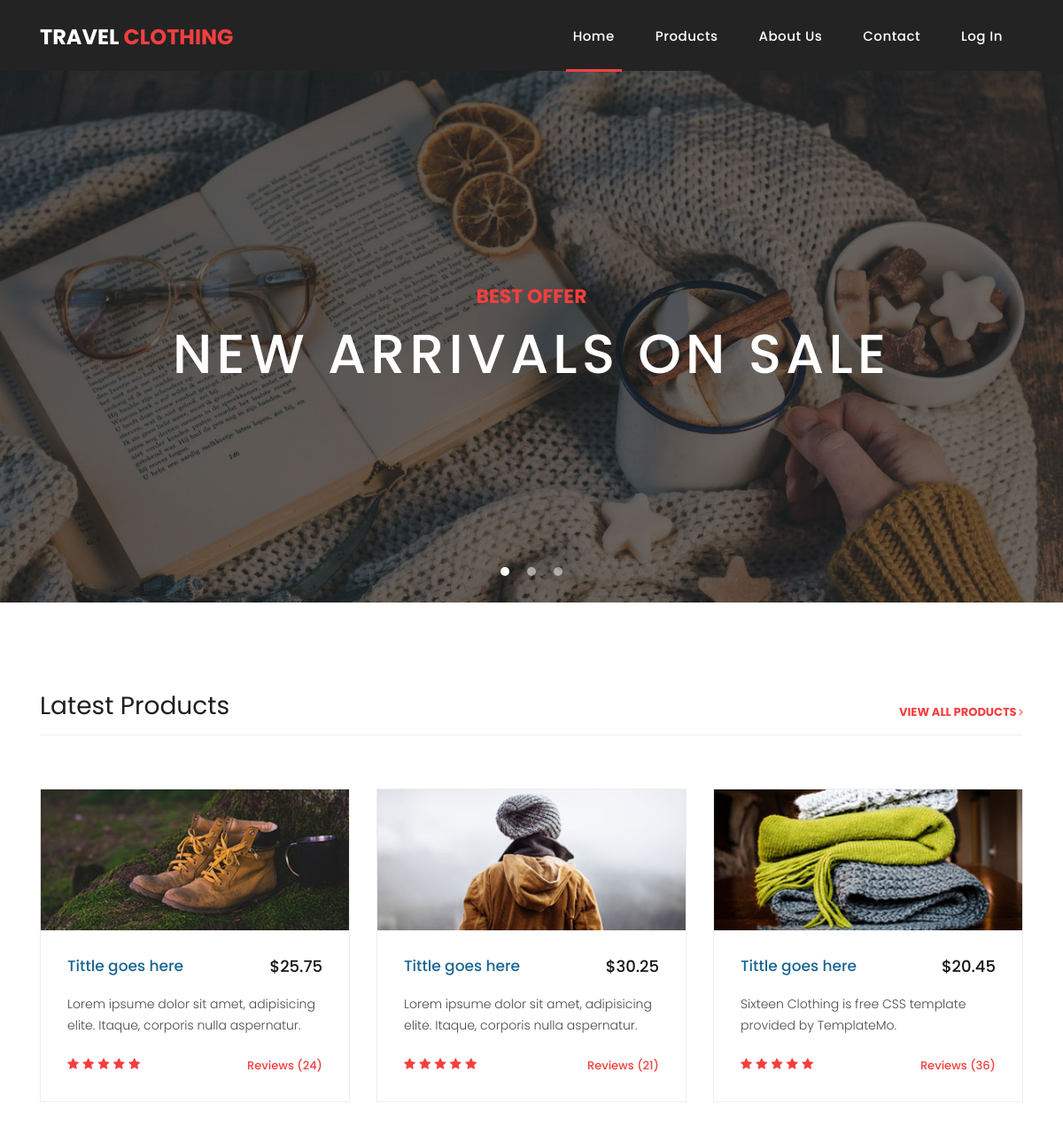
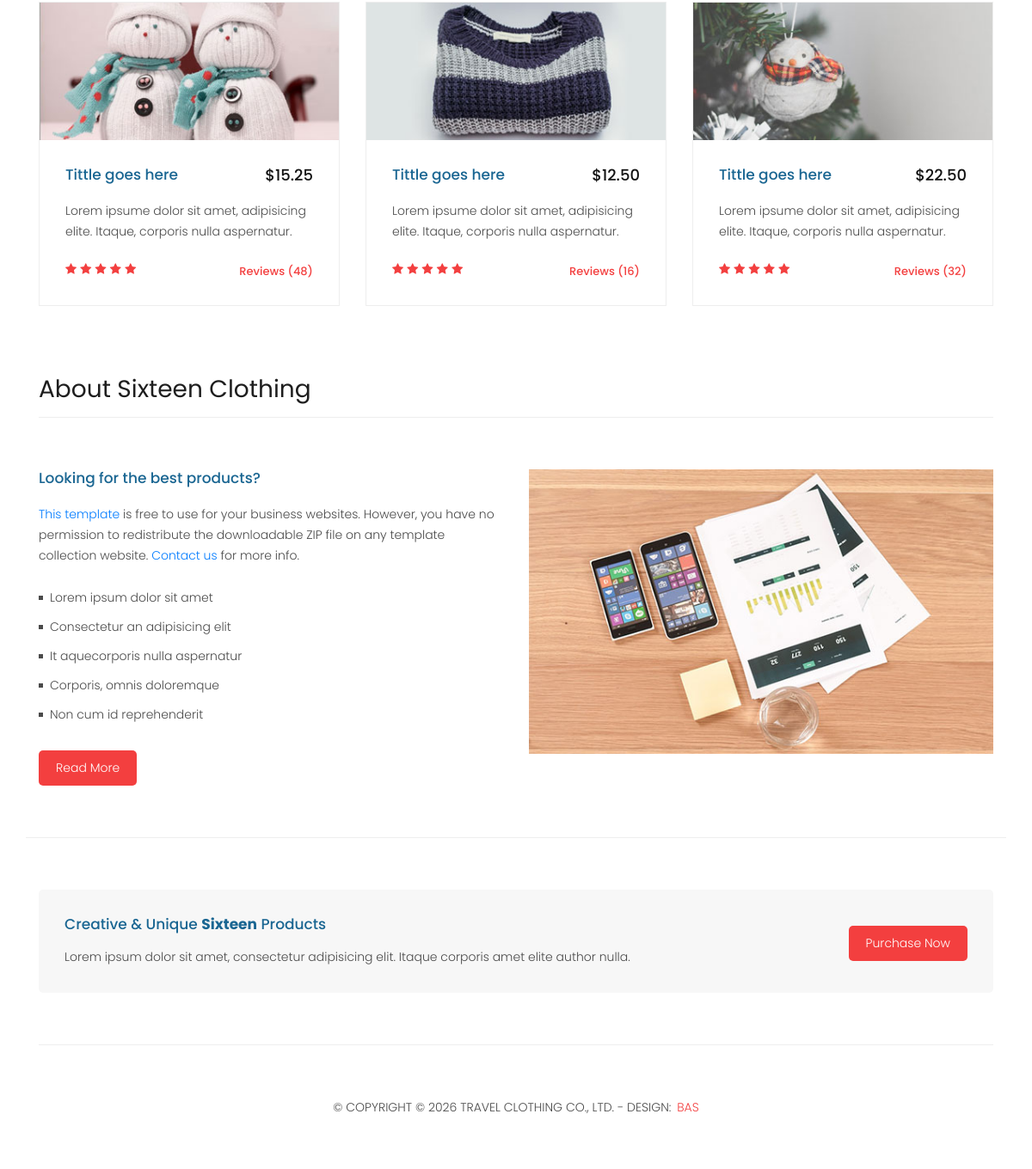
The page / on the database its author committed (2 pictures, top to bottom).
### main/models.py (models this page shows)
class Header(models.Model):
    title = models.CharField('Title', max_length=50)
    colored_title = models.CharField('Colored Title', max_length=50)
    path1 = models.CharField('Path 1', max_length=50)
    path2 = models.CharField('Path 2', max_length=50)
    path3 = models.CharField('Path 3', max_length=50)
    path4 = models.CharField('Path 4', max_length=50)
    path5 = models.CharField('Path 5', max_length=50)
    class Meta:
        verbose_name = 'Header'
        verbose_name_plural = 'Header'

class Footer(models.Model):
    text = models.TextField('Copyright')
    name = models.CharField('Name', max_length=50)
    name_link = models.CharField('Name Link', max_length=50)
    class Meta:
        verbose_name = 'Footer'
        verbose_name_plural = 'Footer'

### main/views.py (the view)
# urls.py: path('', views.index, name='index'),
def index(request):
    return render(request, 'main/index.html', context={
        'link':'index',
        'header_content':double_content()[0],
        'footer_content':double_content()[1],
    })

### main/views.py (called while the page is built)
def double_content():
    header_content = Header.objects.all()[0]
    footer_content = Footer.objects.all()[0]
    return [header_content, footer_content]

### main/templates/main/index.html (shortened to what this page needs)
{% extends 'main/base.html' %}
  {% block body %}
    <div class="banner header-text">
      <div class="owl-banner owl-carousel">
        <div class="banner-item-01">
          <div class="text-content">
            <h4>Best Offer</h4>
            <h2>New Arrivals On Sale</h2>
          </div>
        </div>
      </div>
    </div>
    <div class="latest-products">
      <div class="container">
        <div class="row">
          <div class="col-md-12">
            <div class="section-heading">
              <h2>Latest Products</h2>
              <a href="products.html">view all products <i class="fa fa-angle-right"></i></a>
            </div>
          </div>
          <div class="col-md-4">
            <div class="product-item">
              <a href="#"><img src="assets/images/product_01.jpg" alt=""></a>
              <div class="down-content">
                <a href="#"><h4>Tittle goes here</h4></a>
                <h6>$25.75</h6>
                <p>Lorem ipsume dolor sit amet, adipisicing elite. Itaque, corporis nulla aspernatur.</p>
                <ul class="stars">
                  <li><i class="fa fa-star"></i></li>
                  <li><i class="fa fa-star"></i></li>
                  <li><i class="fa fa-star"></i></li>
                  <li><i class="fa fa-star"></i></li>
                  <li><i class="fa fa-star"></i></li>
                </ul>
                <span>Reviews (24)</span>
              </div>
            </div>
          </div>
          <div class="col-md-4">
            <div class="product-item">
              <a href="#"><img src="assets/images/product_02.jpg" alt=""></a>
              <div class="down-content">
                <a href="#"><h4>Tittle goes here</h4></a>
                <h6>$30.25</h6>
                <p>Lorem ipsume dolor sit amet, adipisicing elite. Itaque, corporis nulla aspernatur.</p>
                <ul class="stars">
                  <li><i class="fa fa-star"></i></li>
                  <li><i class="fa fa-star"></i></li>
                  <li><i class="fa fa-star"></i></li>
                  <li><i class="fa fa-star"></i></li>
                  <li><i class="fa fa-star"></i></li>
                </ul>
                <span>Reviews (21)</span>
              </div>
            </div>
          </div>
          <div class="col-md-4">
            <div class="product-item">
              <a href="#"><img src="assets/images/product_03.jpg" alt=""></a>
              <div class="down-content">
                <a href="#"><h4>Tittle goes here</h4></a>
                <h6>$20.45</h6>
                <p>Sixteen Clothing is free CSS template provided by TemplateMo.</p>
                <ul class="stars">
                  <li><i class="fa fa-star"></i></li>
                  <li><i class="fa fa-star"></i></li>
                  <li><i class="fa fa-star"></i></li>
                  <li><i class="fa fa-star"></i></li>
                  <li><i class="fa fa-star"></i></li>
                </ul>
                <span>Reviews (36)</span>
              </div>
            </div>
          </div>
          <div class="col-md-4">
            <div class="product-item">
              <a href="#"><img src="assets/images/product_04.jpg" alt=""></a>
              <div class="down-content">
                <a href="#"><h4>Tittle goes here</h4></a>
                <h6>$15.25</h6>
                <p>Lorem ipsume dolor sit amet, adipisicing elite. Itaque, corporis nulla aspernatur.</p>
                <ul class="stars">
                  <li><i class="fa fa-star"></i></li>
                  <li><i class="fa fa-star"></i></li>
                  <li><i class="fa fa-star"></i></li>
                  <li><i class="fa fa-star"></i></li>
                  <li><i class="fa fa-star"></i></li>
                </ul>
                <span>Reviews (48)</span>
              </div>
            </div>
          </div>
          <div class="col-md-4">
            <div class="product-item">
              <a href="#"><img src="assets/images/product_05.jpg" alt=""></a>
              <div class="down-content">
                <a href="#"><h4>Tittle goes here</h4></a>
                <h6>$12.50</h6>
                <p>Lorem ipsume dolor sit amet, adipisicing elite. Itaque, corporis nulla aspernatur.</p>
                <ul class="stars">
                  <li><i class="fa fa-star"></i></li>
                  <li><i class="fa fa-star"></i></li>
                  <li><i class="fa fa-star"></i></li>
                  <li><i class="fa fa-star"></i></li>
                  <li><i class="fa fa-star"></i></li>
                </ul>
                <span>Reviews (16)</span>
              </div>
            </div>
          </div>
          <div class="col-md-4">
            <div class="product-item">
              <a href="#"><img src="assets/images/product_06.jpg" alt=""></a>
              <div class="down-content">
                <a href="#"><h4>Tittle goes here</h4></a>
                <h6>$22.50</h6>
                <p>Lorem ipsume dolor sit amet, adipisicing elite. Itaque, corporis nulla aspernatur.</p>
                <ul class="stars">
                  <li><i class="fa fa-star"></i></li>
                  <li><i class="fa fa-star"></i></li>
                  <li><i class="fa fa-star"></i></li>
                  <li><i class="fa fa-star"></i></li>
                  <li><i class="fa fa-star"></i></li>
                </ul>
                <span>Reviews (32)</span>
              </div>
            </div>
          </div>
        </div>
      </div>
    </div>
    <div class="best-features">
      <div class="container">
        <div class="row">
          <div class="col-md-12">
            <div class="section-heading">
              <h2>About Sixteen Clothing</h2>
            </div>
          </div>
          <div class="col-md-6">
            <div class="left-content">
              <h4>Looking for the best products?</h4>
              <p><a rel="nofollow" href="https://templatemo.com/tm-546-sixteen-clothing" target="_parent">This template</a> is free to use for your business websites. However, you have no permission to redistribute the downloadable ZIP file on any template collection website. <a rel="nofollow" href="https://templatemo.com/contact">Contact us</a> for more info.</p>
              <ul class="featured-list">
                <li><a href="#">Lorem ipsum dolor sit amet</a></li>
                <li><a href="#">Consectetur an adipisicing elit</a></li>
                <li><a href="#">It aquecorporis nulla aspernatur</a></li>
                <li><a href="#">Corporis, omnis doloremque</a></li>
                <li><a href="#">Non cum id reprehenderit</a></li>
              </ul>
              <a href="about.html" class="filled-button">Read More</a>
            </div>
          </div>
          <div class="col-md-6">
            <div class="right-image">
              <img src="assets/images/feature-image.jpg" alt="">
            </div>
          </div>
        </div>
      </div>
    </div>
    <div class="call-to-action">
      <div class="container">
        <div class="row">
          <div class="col-md-12">
            <div class="inner-content">
              <div class="row">
                <div class="col-md-8">
                  <h4>Creative &amp; Unique <em>Sixteen</em> Products</h4>
                  <p>Lorem ipsum dolor sit amet, consectetur adipisicing elit. Itaque corporis amet elite author nulla.</p>
                </div>
                <div class="col-md-4">
                  <a href="#" class="filled-button">Purchase Now</a>
                </div>
              </div>
            </div>
          </div>
        </div>
      </div>
    </div>
  {% endblock %}

### main/templates/main/base.html (shortened to what this page needs)
{% load static %}
<!DOCTYPE html>
<html lang="en">
  <head>
    <link href="{% static 'vendor/bootstrap/css/bootstrap.min.css' %}" rel="stylesheet">
    <link rel="stylesheet" href="{% static 'assets/css/fontawesome.css' %}">
    <link rel="stylesheet" href="{% static 'assets/css/templatemo-sixteen.css' %}">
    <link rel="stylesheet" href="{% static 'assets/css/owl.css' %}">
    <link rel="stylesheet" href="{% static 'assets/css/style.css' %}">
  </head>
    <body>
        <header class="">
          <nav class="navbar navbar-expand-lg">
            <div class="container">
              <a class="navbar-brand" href="{% url 'index' %}"><h2>{{ header_content.title }} <em>{{ header_content.colored_title }}</em></h2></a>
              <div class="collapse navbar-collapse" id="navbarResponsive">
                <ul class="navbar-nav ml-auto">
                  <li class="nav-item {% if link == 'index' %}active{% endif %}">
                    <a class="nav-link" href="{% url 'index' %}">{{ header_content.path1 }}
                    </a>
                  </li>
                  <li class="nav-item {% if link == 'products' %}active{% endif %}">
                    <a class="nav-link" href="{% url 'products' %}">{{ header_content.path2 }}</a>
                  </li>
                  <li class="nav-item {% if link == 'about' %}active{% endif %}">
                    <a class="nav-link" href="{% url 'about' %}">{{ header_content.path3 }}</a>
                  </li>
                  <li class="nav-item {% if link == 'contact' %}active{% endif %}">
                    <a class="nav-link" href="{% url 'contact' %}">{{ header_content.path4 }}</a>
                  </li>
                  {% if user.is_authenticated %}
                    <li class="nav-item">
                      <a class="nav-link" href="{% url 'logout' %}">Log Out {{ user.username }}</a>
                    </li>
                  {% else %}
                    <li class="nav-item {% if link == 'login' %}active{% endif %}">
                      <a class="nav-link" href="{% url 'login' %}">{{ header_content.path5 }}</a>
                    </li>
                  {% endif %}
                </ul>
              </div>
            </div>
          </nav>
        </header>
        {% block body %}{% endblock %}
        <footer>
            <div class="container">
              <div class="row">
                <div class="col-md-12">
                  <div class="inner-content">
                    <p>&copy; {{ footer_content.text }}
                    <a rel="nofollow noopener" href="{{ footer_content.name_link }}" target="_blank">{{ footer_content.name }}</a></p>
                  </div>
                </div>
              </div>
            </div>
          </footer>
    </body>
</html>

### rows shown on the page
Header: title "TRAVEL", colored_title "CLOTHING", path1 "Home", path2 "Products", path3 "About Us", path4 "Contact", path5 "Log In"
Footer: text "COPYRIGHT © 2026 TRAVEL CLOTHING CO., LTD. - DESIGN:", name "BAS"
